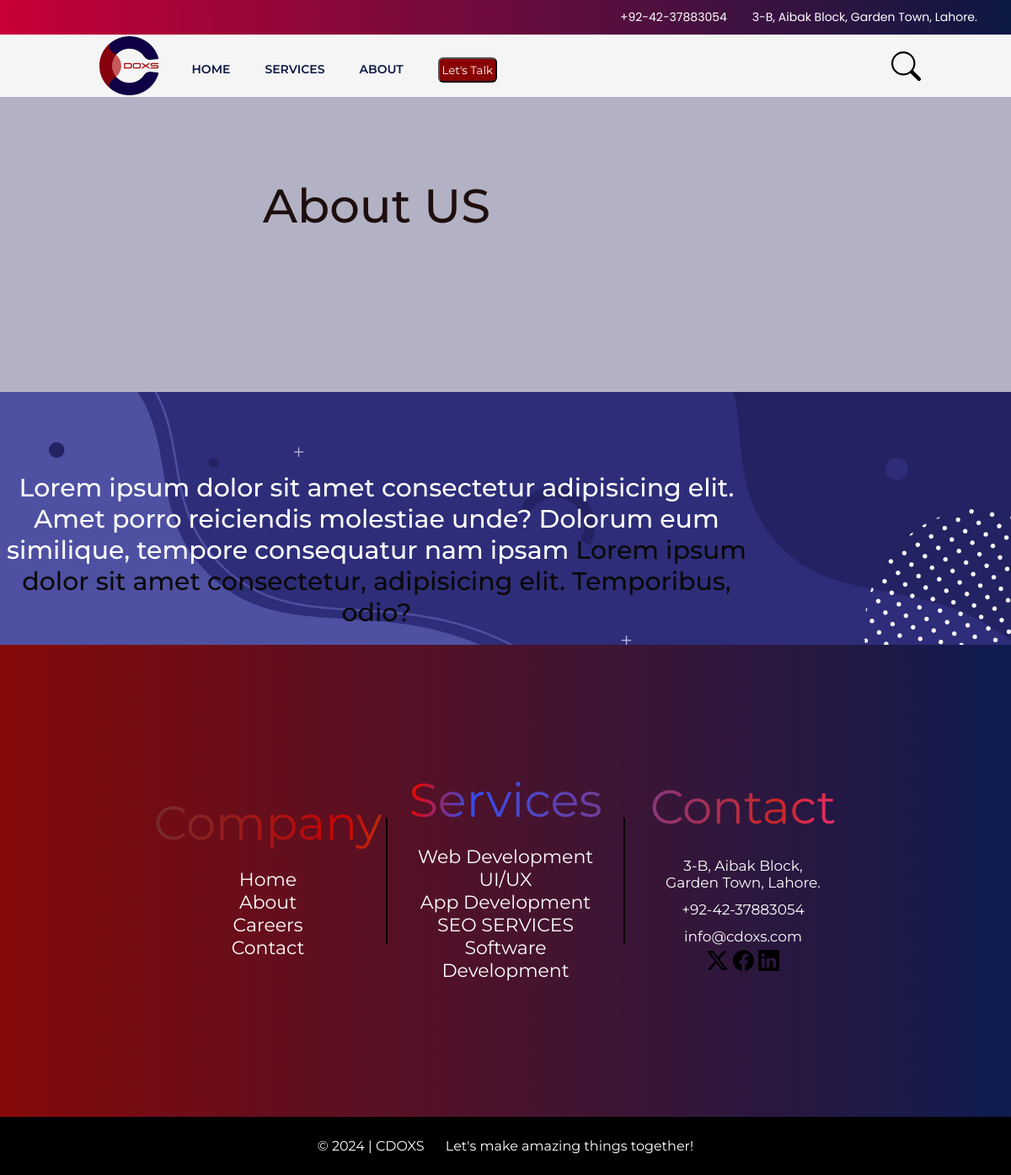
Screenshot of /About/ with the database file from the repository.
### base/models.py (models this page shows)
class Contact(models.Model):
    email = models.EmailField(max_length=100, null = True, blank = False)
    address = models.CharField(max_length=100, null = True, blank = False)
    phone = models.CharField(max_length=100, null = True, blank = False)
    updated = models.DateTimeField(auto_now=True)
    created = models.DateTimeField(auto_now_add=True)

### base/views.py (the view)
# urls.py: path('About/',views.about ,name= "About"),
def about(request):
    firstSectionContent = firstSection.objects.first()
    context= {
        'firstSectionContent':firstSectionContent,
    }
    return render(request, 'base/about.html', context)

### base/context_processors.py (called while the page is built)
def contact_info(request):
    info = Contact.objects.first()
    return {'contact_info': info}

### base/templates/base/about.html (shortened to what this page needs)
<!DOCTYPE html>
<html lang="en">
<head>
</head>
<body>
    {% load static %}
 {% block content%}
 {% include 'main.html'%}
 <div class="aboutContent">
    <div class="aboutContainer">
        <div class="about-dark">
            <div class=" aboutText1 ">About US </div>
            </div>
        <div class="about-light">
            <div class=" aboutText2">Lorem ipsum dolor sit amet consectetur adipisicing elit. Amet porro reiciendis molestiae unde? Dolorum eum similique, tempore consequatur nam ipsam <span>Lorem ipsum dolor sit amet consectetur, adipisicing elit. Temporibus, odio?</span></div>
            </div>
    </div>
 </div>
 {% include 'information.html'%}
 {% include 'endbar.html'%}
 {% endblock content%}
</body>
</html>

### Templates/topbar.html (shortened to what this page needs)
{% load static%}
{% block content%}
 <div class="topbar-five">
        <div class="container-fluid">
            <div class="row">
             <div class="col-lg-5 topbar-five-right">
                 <ul class="topbar-address-list">
                     <li> <a href="tel:+998-8776345">{{contact_info.phone}}</a></li>
                     <li><a href="#">{{contact_info.address}}</a></li>
                 </ul>
             </div>
         </div>
        </div>
     </div>
{% endblock content%}

### Templates/information.html (shortened to what this page needs)
{% load static %}
{% block content %}
<div class="info-box">
    <div class= "info-sections">
        <section class="section1">
           <p class="text-big">Company</p>
           <div class="text-small">
            <ul>
              <li><a href="{% url 'Home'%}">Home</a></li>
              <li><a href="{% url 'About'%}">About</a></li>
              <li><a href="{% url 'Careers'%}">Careers</a></li>
               <li><a href="{% url 'contact'%}">Contact</a></li>
            </ul>
            </div>
        </section>
        <div class="divider"></div>
      <section class="section2">
           <p class="text-big">Services</p>
           <div class="text-small">
            <ul>
               <li><a href="{% url 'Services'%}"> Web Development</a></li>
               <li><a href="{% url 'Services'%}"> UI/UX</a></li>
               <li><a href="{% url 'Services'%}"> App Development</a></li>
               <li><a href="{% url 'Services'%}"> SEO SERVICES</a></li>
               <li><a href="{% url 'Services'%}"> Software Development</a></li>
            </ul>
           </div>
      </section>
        <div class="divider"></div>
      <section class="section3">
            <p class="text-big">Contact</p>
            <div class="text-small">
            <ul class="info-contact">
               <li class="address"> {{contact_info.address}}</li>
               <li class="phone">{{contact_info.phone}}</li>
               <li class="email">{{contact_info.email}}</li>
               <div class="info-socials">
                  <a href=""> <img src="{% static 'images/_icons/twitter.svg' %}" alt="X Logo" width="25px" height="25px"> </a>
                  <a href="#"> <img src="{% static 'images/_icons/facebook.svg' %}" alt=" facebook" width="25px" height="25px"> </a>
                  <a href="https://www.linkedin.com/company/cdoxs/?originalSubdomain=pk"> <img src="{% static 'images/_icons/linkedin.svg' %}" alt=" Linkedin"  width="25px" height="25px">  </a>
               </div>
            </ul>
         </div>
      </section>
    </div>
</div>
{% endblock content %}

### rows the page displays
Contact: phone "+92-42-37883054", address "3-B, Aibak Block, Garden Town, Lahore.", email "info@cdoxs.com"
